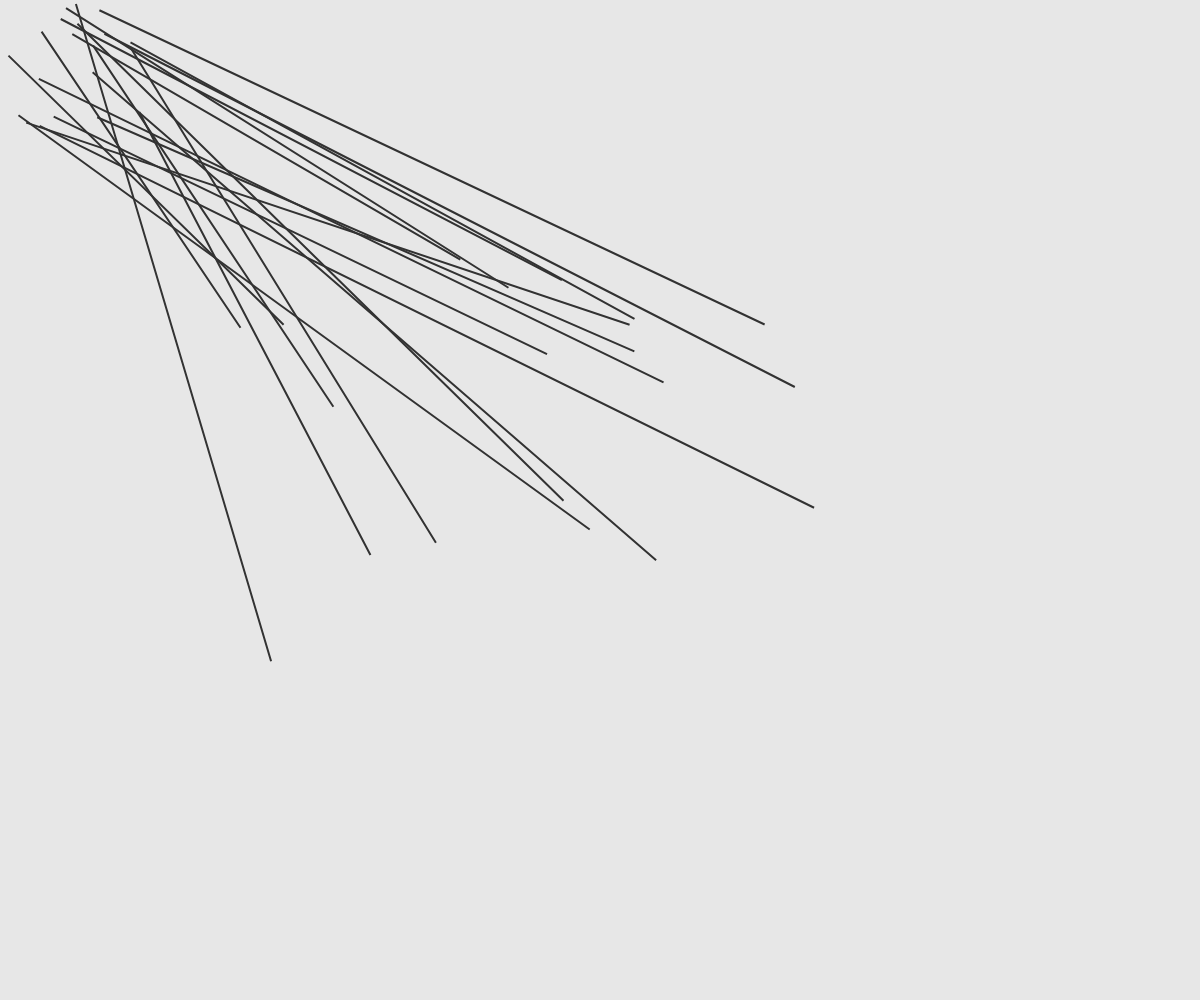
Frame 1 (no input)
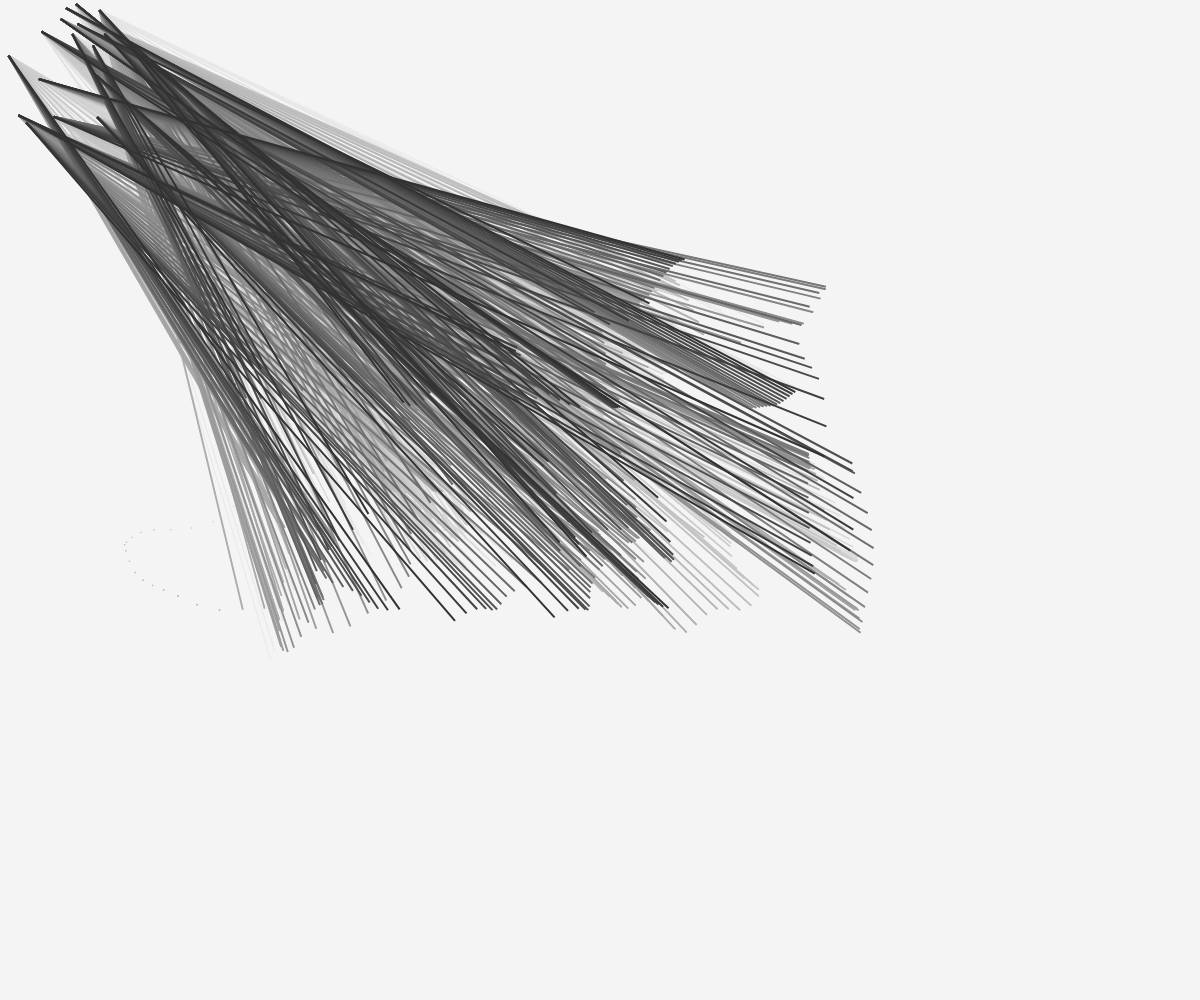
Frame 60 (no input)
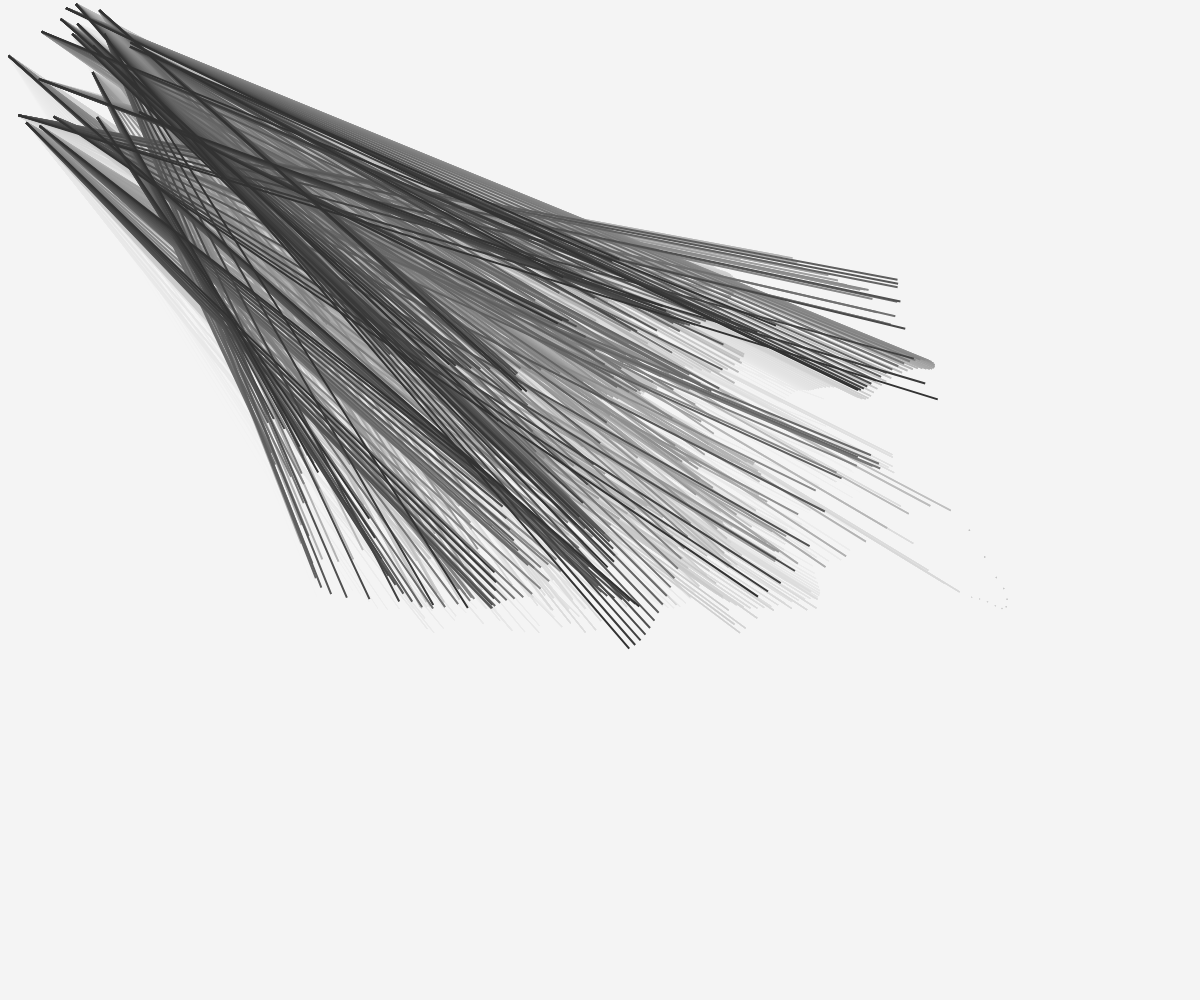
Frame 120 (the mouse pressed at the canvas centre since frame 60)

The p5.js sketch that drew these frames (run headless with seeded random() and noise() and a simulated clock; from frame 60 on, the mouse is pressed at the canvas centre):

// p5.js sketch
// ── sketch.js
var w, h;
var quanti = 20;
var c = [];
var speedMax = 0.5;

function setup() {
  createCanvas(w = windowWidth, h = windowHeight);
  background(230);
  noFill();
  rectMode(CENTER);

  // crea n oggetti di classe Camminatore
  for (var i = 0; i < quanti; i++) {
    c.push(new Camminatore(i));
  }
}

function draw() {
 // il primo valore del background cambia lo sfondo e il secondo il "ritardo delle forme"
  background(255, 10);
  // chiamata dei metodi per ogni camminatore
  for (var i = 0; i < quanti; i++) {
    c[i].move();
    c[i].display();
  }
}

// la classe del camminatore inizia qui
function Camminatore(_id) {

  // qui c'è il costruttore
  this.id = _id;
  this.x = random(w);
  this.y = random(h);
  //regolo velocità random
  this.speed = random(3, speedMax);
  
  //cambio area di lavoro
  this.randomX = random(130);
  this.randomY = random(10);
  //cambio larghezza
  this.randomZ = random(140);
  //cambio altezza
  this.randomW = random(130);

  // il metodo move
  this.move = function() {
    this.x = map(noise(this.randomX), 0, 1, 0, width);
    this.y = map(noise(this.randomY), 0, 1, 0, height);

    this.randomX += 0.01 * this.speed;
    this.randomY += 0.015 * this.speed;
  }

  // il metodo display
  this.display = function() {
    stroke(50);
    strokeWeight(2);

    if (this.x > w / 5 && this.x < (w - w / 5)) {
      triangle(this.x, this.y, this.randomZ, this.randomW);
    } else {
      point(this.x, this.y, this.randomZ, this.randomW);
    }
  }
}
// ── style.css
html, body {
  margin: 10;
  padding: 10;
}
canvas {
  display: block;
}
